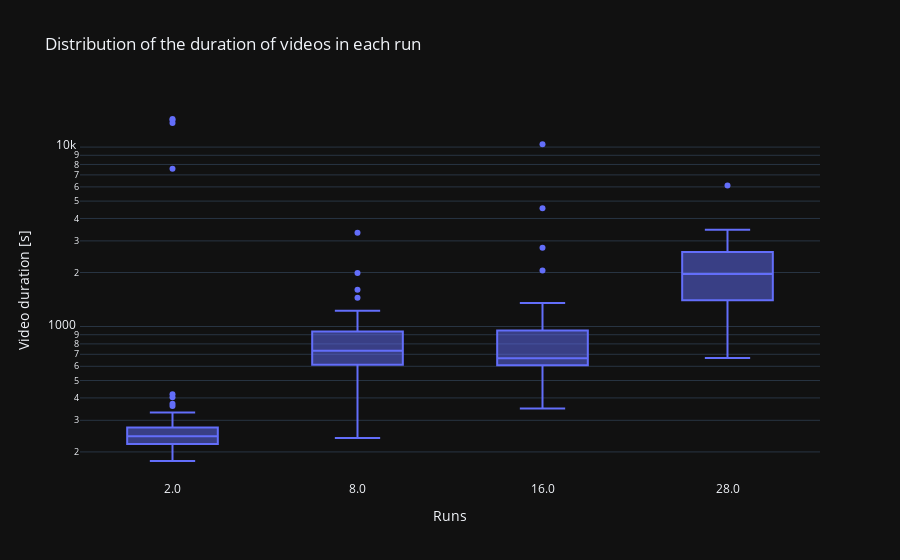

Notebook source saved alongside this figure:
### Code cell
fig = px.box(df_output, x=df_output['walk'].astype(str), y='video_duration', log_y=True,
             title='Distribution of the duration of videos in each run',
             labels={'x': 'Runs', 'video_duration': 'Video duration [s]'})

fig.show()

### Figure 1 — Plotly figure (JSON) as saved in the notebook; plotly's stock layout.template omitted (floating-point values rounded to 4 significant figures; data arrays with more than 128 entries replaced by an {"elided": "..."} marker saying what was removed)
{"data": [{"alignmentgroup": "True", "hovertemplate": "Runs=%{x}<br>Video duration [s]=%{y}<extra></extra>", "legendgroup": "", "marker": {"color": "#636efa"}, "name": "", "notched": false, "offsetgroup": "", "orientation": "v", "showlegend": false, "x": {"elided": "1781 str values"}, "x0": " ", "xaxis": "x", "y": {"elided": "1781 mixed values"}, "y0": " ", "yaxis": "y", "type": "box"}], "layout": {"xaxis": {"anchor": "y", "domain": [0.0, 1.0], "title": {"text": "Runs"}}, "yaxis": {"anchor": "x", "domain": [0.0, 1.0], "title": {"text": "Video duration [s]"}, "type": "log"}, "legend": {"tracegroupgap": 0}, "title": {"text": "Distribution of the duration of videos in each run"}, "boxmode": "group"}}
